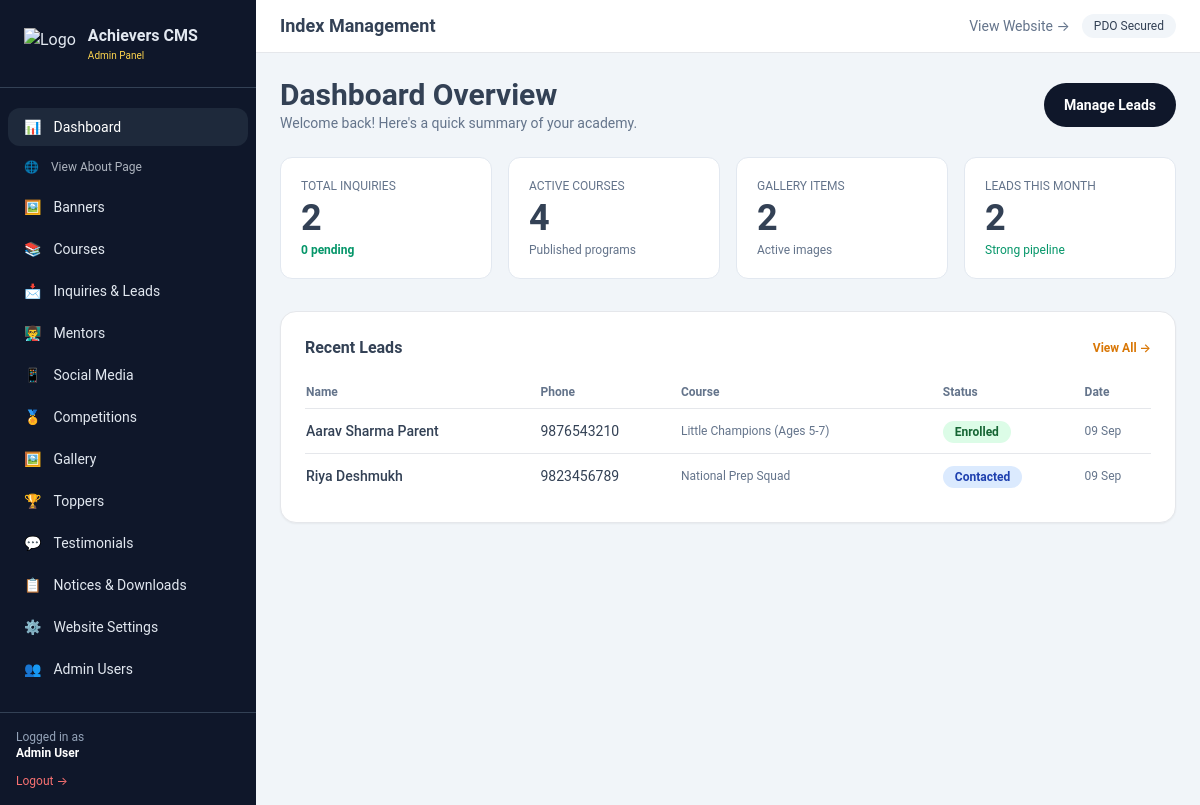
The page /admin/index.php (signed in) on the database its author committed.
### tables this page shows
CREATE TABLE inquiries (
    id INT AUTO_INCREMENT PRIMARY KEY,
    name VARCHAR(100) NOT NULL,
    phone VARCHAR(20) NOT NULL,
    email VARCHAR(100),
    course_id INT NULL,
    message TEXT,
    status ENUM('Pending','Contacted','Enrolled','Closed') DEFAULT 'Pending',
    created_at TIMESTAMP DEFAULT CURRENT_TIMESTAMP,
    FOREIGN KEY (course_id) REFERENCES courses(id) ON DELETE SET NULL
);

CREATE TABLE courses (
    id INT AUTO_INCREMENT PRIMARY KEY,
    category_id INT,
    title VARCHAR(255) NOT NULL,
    slug VARCHAR(150) NOT NULL UNIQUE,
    description TEXT,
    syllabus TEXT,
    duration VARCHAR(100),
    fees DECIMAL(10,2),
    thumbnail VARCHAR(255),
    status ENUM('active','inactive') DEFAULT 'active',
    created_at TIMESTAMP DEFAULT CURRENT_TIMESTAMP,
    updated_at TIMESTAMP DEFAULT CURRENT_TIMESTAMP ON UPDATE CURRENT_TIMESTAMP,
    FOREIGN KEY (category_id) REFERENCES course_categories(id) ON DELETE SET NULL
);

### includes/db.php (called while the page is built, shortened)
<?php
$host = 'localhost';
$dbname = 'achievers_cms';
$username = 'root';
$password = '';
try {
    $pdo = new PDO("mysql:host=$host;dbname=$dbname;charset=utf8mb4", $username, $password, [
        PDO::ATTR_ERRMODE => PDO::ERRMODE_EXCEPTION,
        PDO::ATTR_DEFAULT_FETCH_MODE => PDO::FETCH_ASSOC,
        PDO::ATTR_EMULATE_PREPARES => false,
    ]);
} catch (PDOException $e) {
    die("Database connection failed: " . $e->getMessage());
}
function db_query($sql, $params = []) {
    global $pdo;
    $stmt = $pdo->prepare($sql);
    $stmt->execute($params);
    return $stmt;
}
function db_get_row($sql, $params = []) {
    return db_query($sql, $params)->fetch();
}
function db_get_all($sql, $params = []) {
    return db_query($sql, $params)->fetchAll();
}
?>

### admin/index.php (the view)
<?php
require_once __DIR__ . '/includes/admin_header.php';
$total_inquiries = db_get_row("SELECT COUNT(*) as total FROM inquiries")['total'] ?? 0;
$pending_leads = db_get_row("SELECT COUNT(*) as total FROM inquiries WHERE status='Pending'")['total'] ?? 0;
$active_courses = db_get_row("SELECT COUNT(*) as total FROM courses WHERE status='active'")['total'] ?? 0;
$total_gallery = db_get_row("SELECT COUNT(*) as total FROM gallery WHERE status='active'")['total'] ?? 0;
$recent_leads = db_get_all("SELECT i.*, c.title as course_title FROM inquiries i LEFT JOIN courses c ON i.course_id = c.id ORDER BY i.created_at DESC LIMIT 6");
?>
<div>
    <div class="flex items-center justify-between mb-6">
        <div>
            <h1 class="text-3xl font-bold">Dashboard Overview</h1>
            <p class="text-sm text-slate-500">Welcome back! Here's a quick summary of your academy.</p>
        </div>
        <div>
            <a href="inquiries.php" class="btn-primary text-sm px-5 py-2">Manage Leads</a>
        </div>
    </div>
    <div class="grid grid-cols-2 md:grid-cols-4 gap-4 mb-8">
        <div class="stat-card p-5">
            <div class="text-xs text-slate-500">TOTAL INQUIRIES</div>
            <div class="text-4xl font-bold mt-1"><?= $total_inquiries ?></div>
            <div class="text-emerald-600 text-xs font-semibold mt-1"><?= $pending_leads ?> pending</div>
        </div>
        <div class="stat-card p-5">
            <div class="text-xs text-slate-500">ACTIVE COURSES</div>
            <div class="text-4xl font-bold mt-1"><?= $active_courses ?></div>
            <div class="text-xs mt-1 text-slate-500">Published programs</div>
        </div>
        <div class="stat-card p-5">
            <div class="text-xs text-slate-500">GALLERY ITEMS</div>
            <div class="text-4xl font-bold mt-1"><?= $total_gallery ?></div>
            <div class="text-xs mt-1 text-slate-500">Active images</div>
        </div>
        <div class="stat-card p-5">
            <div class="text-xs text-slate-500">LEADS THIS MONTH</div>
            <div class="text-4xl font-bold mt-1"><?= $total_inquiries ?></div>
            <div class="text-xs mt-1 text-emerald-600">Strong pipeline</div>
        </div>
    </div>
    <div class="bg-white rounded-2xl shadow-sm border p-6">
        <div class="flex justify-between items-center mb-4">
            <div class="font-semibold">Recent Leads</div>
            <a href="inquiries.php" class="text-xs font-semibold text-amber-600">View All →</a>
        </div>
        <table class="w-full text-sm">
            <thead>
                <tr class="border-b text-left text-slate-500 text-xs">
                    <th class="py-2">Name</th>
                    <th>Phone</th>
                    <th>Course</th>
                    <th>Status</th>
                    <th>Date</th>
                </tr>
            </thead>
            <tbody>
                <?php foreach ($recent_leads as $lead): ?>
                <tr class="border-b last:border-none">
                    <td class="py-3 font-medium"><?= htmlspecialchars($lead['name']) ?></td>
                    <td class="text-sm"><?= htmlspecialchars($lead['phone']) ?></td>
                    <td class="text-xs text-slate-500"><?= htmlspecialchars($lead['course_title'] ?: 'General') ?></td>
                    <td><?= get_status_badge($lead['status']) ?></td>
                    <td class="text-xs text-slate-500"><?= date('d M', strtotime($lead['created_at'])) ?></td>
                </tr>
                <?php endforeach; ?>
            </tbody>
        </table>
    </div>
</div>
<?php require_once __DIR__ . '/includes/admin_footer.php'; ?>

### includes/functions.php (shortened to what this page needs)
<?php
function get_status_badge($status) {
    $colors = [
        'active' => 'bg-green-100 text-green-800',
        'inactive' => 'bg-gray-100 text-gray-800',
        'Pending' => 'bg-yellow-100 text-yellow-800',
        'Contacted' => 'bg-blue-100 text-blue-800',
        'Enrolled' => 'bg-green-100 text-green-800',
        'Closed' => 'bg-gray-200 text-gray-700',
        'published' => 'bg-green-100 text-green-800',
        'unpublished' => 'bg-red-100 text-red-800',
    ];
    $class = $colors[$status] ?? 'bg-gray-100 text-gray-800';
    return "<span class='px-3 py-1 rounded-full text-xs font-semibold $class'>$status</span>";
}
?>

### assets/css/style.css (style rules this page uses)
:root { --primary: #0f172a; --accent: #f59e0b; --gold: #fbbf24; }
* { box-sizing: border-box; }
body { font-family: 'Poppins', 'Roboto', 'Open Sans', system-ui, -apple-system, BlinkMacSystemFont, "Segoe UI", sans-serif; line-height: 1.6; color: #334155; }
h1, h2, h3 { font-weight: 700; }
.btn-primary { background: #0f172a; color: white; padding: 12px 26px; border-radius: 9999px; font-weight: 600; transition: all 0.2s; }
.stat-card { background: white; border: 1px solid #e2e8f0; border-radius: 12px; }
.nav-link, .btn-primary, .btn-accent { min-height: 44px; display: inline-flex; align-items: center; justify-content: center; }

### rows shown on the page
inquiries: name "Aarav Sharma Parent", phone "9876543210", course.title "Little Champions (Ages 5-7)", status "Enrolled", created_at "09 Sep"
inquiries: name "Riya Deshmukh", phone "9823456789", course.title "National Prep Squad", status "Contacted", created_at "09 Sep"

### other values the page prints
$admin_name "Admin User"
str_replace('.php', '', $current_page) "Index"
$total_inquiries "2"
$pending_leads "0"
$active_courses "4"
$total_gallery "2"
